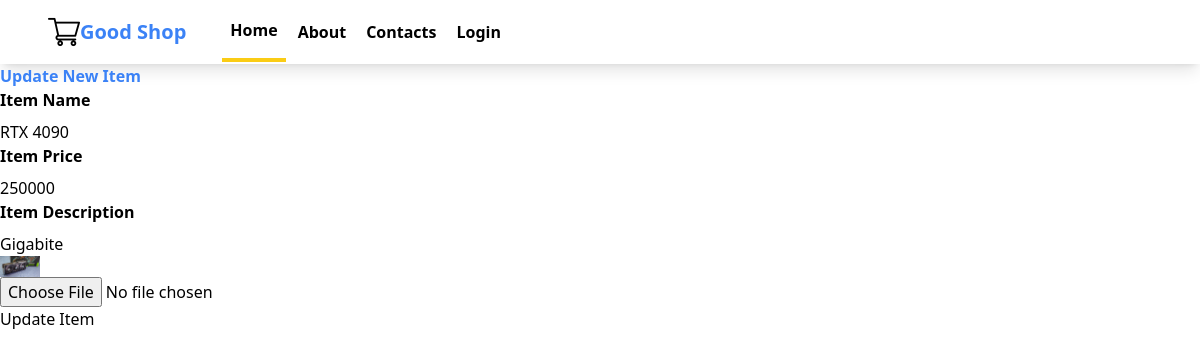
Before: /SiteApp/updateitem/2/ with the older database file.
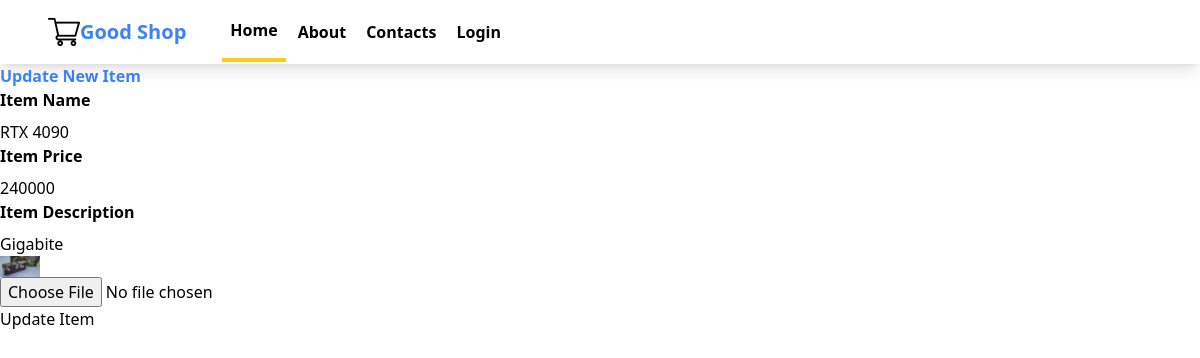
After: the same page with the newer database file.
### SiteApp/models.py (models this page shows, shortened)
class Product(models.Model):
    seller = models.ForeignKey(User, on_delete=models.CASCADE, default="1")
    name = models.CharField(max_length=50)
    price = models.IntegerField()
    description = models.CharField(max_length=150)
    image = models.ImageField(blank=True, upload_to="images")

### SiteApp/views.py (the view, shortened to what this page needs)
# urls.py: path('updateitem/<int:item_id>/', views.update_item, name="update_item"),
def update_item(request, item_id):
    item = Product.objects.get(id=item_id)
    context = {
        "item":item
    }
    return render(request, "SiteApp/updateitem.html", context)

### SiteApp/templates/SiteApp/updateitem.html (shortened to what this page needs)
{% extends "SiteApp/base.html" %}
{% block content %}
    <div class="ml-[200px]">
        <h1 class="text-2xl m-10 font-bold text-blue-500"> Update New Item</h1>
        <form class="w-1/3 bg-white shadow-md m-10 px-8 py-8" method="post" enctype="multipart/form-data">
            <div class="mb-4 ">
                <label class="block text-black-500 text-md font-bold mb-2" for="name">Item Name</label>
                <input class="shadow appearance-none border rounded py-2 px-3 mr-10 text-black-500" value="{{ item.name }}" type="text" placeholder="Name..." name="name" id="name">
                <label class="block text-black-500 text-md font-bold mb-2" for="price">Item Price</label>
                <input class="shadow appearance-none border rounded py-2 px-3 mr-10 text-black-500" value="{{ item.price }}" type="text" placeholder="Price..." name="price" id="price">
                <label class="block text-black-500 text-md font-bold mb-2" for="description">Item Description</label>
                <input class="shadow appearance-none border rounded py-2 px-3 mr-10 text-black-500" value="{{ item.description }}" type="text" placeholder="Description..." name="description" id="description">
                <img class="w-10 h-5" src="{{item.image.url}}" alt="" srcset="">
                <input class="block mt-4" type="file" accept="image/*" name="upload" id="upload">
                <button class="block bg-gray-400 text-black p-3 mt-4" type="submit" name="ADD Item" value="ADD Item">Update Item</button>
            </div>
        </form>
    </div>
{% endblock content %}

Changed rows visible on the page:
changed Product "RTX 4090": price "250000" → "240000"
